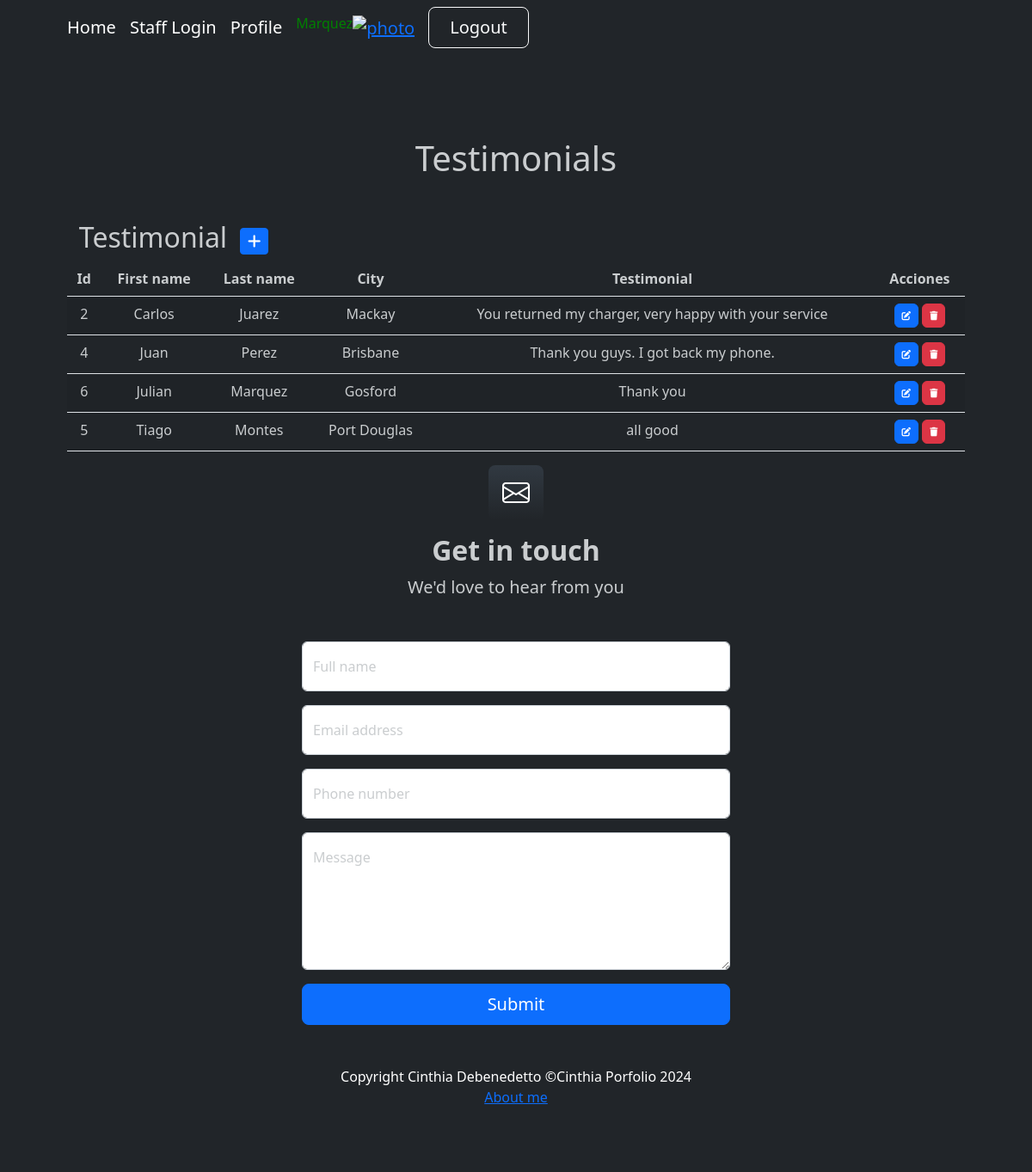
Page /testimonial/ (signed in) on the committed database.
### busqueda/models.py (models this page shows, shortened)
class Testimonial(models.Model):
    firstName = models.CharField(max_length=100)
    lastName = models.CharField(max_length=100)
    city = models.CharField(max_length=100)
    testimonial = models.TextField(max_length=900)
    class Meta:
            verbose_name = "Testimonial"
            ordering = ["firstName"]

### busqueda/views.py (the view)
# urls.py: path('testimonial/', TestimonialList.as_view(), name="testimonial"),
class TestimonialList(LoginRequiredMixin, ListView):
    model = Testimonial

### busqueda/templates/busqueda/testimonial_list.html (shortened to what this page needs)
{% extends "busqueda/index.html" %}
{% block titulo %}
<h1 class="mb-5">Testimonials</h1>
{% endblock titulo %}
{% block contenido %}
<table>
    <tr>
        <td width="200"><h2>Testimonial</h2></td>
        <td>
            <a
            href="{% url 'testimonialCreate' %}"
            class="btn btn-primary btn-sm"
            >
            </a>
        </td>
    </tr>
</table>
<table class="table table-striped">
    <thead>
        <tr>
            <th>Id</th>
            <th>First name</th>
            <th>Last name</th>
            <th>City</th>
            <th>Testimonial</th>
            <th>Acciones</th>
        </tr>
    </thead>
    <tbody>
    {% for t in testimonial_list  %}
        <tr>
            <td>{{ t.id }}</td>
            <td>{{ t.firstName }}</td>
            <td>{{ t.lastName }}</td>
            <td>{{ t.city }}</td>
            <td>{{ t.testimonial }}</td>
            <td>
                <a
                  href="{% url 'testimonialUpdate' t.id %}"
                  class="btn btn-primary"
                  style="--bs-btn-padding-y: .25rem; --bs-btn-padding-x: .5rem; --bs-btn-font-size: .75rem;"
                  >
                </a>
                <a
                  href="{% url 'testimonialDelete' t.id %}"
                  class="btn btn-danger"
                  style="--bs-btn-padding-y: .25rem; --bs-btn-padding-x: .5rem; --bs-btn-font-size: .75rem;"
                  >
                </a>
            </td>
        </tr>
    {% endfor %}
    </tbody>
</table>
{% endblock contenido %}

### busqueda/templates/busqueda/index.html (shortened to what this page needs)
<!DOCTYPE html>
<html lang="en">
    <head>
        {% load static %}
        <link href="https://cdn.jsdelivr.net/npm/bootstrap-icons@1.4.1/font/bootstrap-icons.css" rel="stylesheet" />
        <link href="{% static 'css/styles.css'%}" rel="stylesheet" />
        <link rel="stylesheet" href="https://cdnjs.cloudflare.com/ajax/libs/font-awesome/6.4.0/css/all.min.css">
        <link rel="stylesheet" href="https://code.jquery.com/ui/1.12.1/themes/base/jquery-ui.css">
</head>
    </head>
    <body>
        <nav class="navbar navbar-expand-lg navbar-dark bg-dark">
            <div class="container px-5">
                <a class="navbar-brand" href="{% url 'home' %}">Home</a>
                <a class="navbar-brand" href="{% url 'admin' %}">Staff Login</a>
                {% if user.is_authenticated %}
               <a class="navbar-brand" href="{% url 'perfil' %}">Profile</a>
                    <h6 style="color:green">{{user.last_name}}</h6>
                    <div class="navbar-brand">
                        <a href= "{% url 'agregar_avatar'%}"><img src="{{request.session.avatar}}" height= "40px" weight="40px" alt="photo"></a>
                    </div>
                    {% endif %}
                <div class="collapse navbar-collapse" id="navbarSupportedContent">
                {% if user.is_authenticated %}
                <form method="post" action="{% url 'logout' %}">
                    <button type="submit" class="btn btn-outline-light btn-lg px-4" >Logout</button>
                  </form>
                </div>
                {% endif %}
                </div>
        </nav>
        <header class="bg-dark py-5">
            <div class="container px-5">
                <div class="row gx-5 justify-content-center">
                    <div class="col-lg-12">
                        <div class="text-center my-5">
                            {% block titulo %}{% endblock titulo %}
                            {% block contenido %}{% endblock contenido %}
    <section style="background-color: #212529">
        <div>
            <div class="text-center mb-5" >
                <div class="feature bg-primary bg-gradient text-white rounded-3 mb-3"><i class="bi bi-envelope"></i></div>
                <h2 class="fw-bolder">Get in touch</h2>
                <p class="lead mb-0">We'd love to hear from you</p>
            </div>
            <div class="row gx-5 justify-content-center">
                <div class="col-lg-6">
                    <form method="post" action="{% url 'contactar' %}">
                        <div class="form-floating mb-3">
                            <input class="form-control" id="name" type="text" name="name" placeholder="Enter your name..." required />
                            <label for="name">Full name</label>
                        </div>
                        <div class="form-floating mb-3">
                            <input class="form-control" id="email" type="email" name="email" placeholder="name@example.com" required />
                            <label for="email">Email address</label>
                        </div>
                        <div class="form-floating mb-3">
                            <input class="form-control" id="phone" type="tel" name="phone" placeholder="(123) 456-7890" required />
                            <label for="phone">Phone number</label>
                        </div>
                        <div class="form-floating mb-3">
                            <textarea class="form-control" id="message" name="message" placeholder="Enter your message here..." style="height: 10rem" required></textarea>
                            <label for="message">Message</label>
                        </div>
                        <div class="d-grid">
                            <button class="btn btn-primary btn-lg" type="submit">Submit</button>
                        </div>
                    </form>
                </div>
            </div>
        </div>
    </section>
        <footer class="py-5 bg-dark">
            <div class="container px-5"><p class="m-0 text-center text-white">Copyright Cinthia Debenedetto &copy;Cinthia Porfolio 2024</p></div>
            <a class="row gx-5 justify-content-center" href="{% url 'aboutme' %}">About me</a>
        </footer>
    </body>
</html>

### rows in the picture
Testimonial: id "2", firstName "Carlos", lastName "Juarez", city "Mackay", testimonial "You returned my charger, very happy with your service"
Testimonial: id "4", firstName "Juan", lastName "Perez", city "Brisbane", testimonial "Thank you guys. I got back my phone."
Testimonial: id "6", firstName "Julian", lastName "Marquez", city "Gosford", testimonial "Thank you"
Testimonial: id "5", firstName "Tiago", lastName "Montes", city "Port Douglas", testimonial "all good"

### other values in the picture
{{ user.last_name }} "Marquez"
